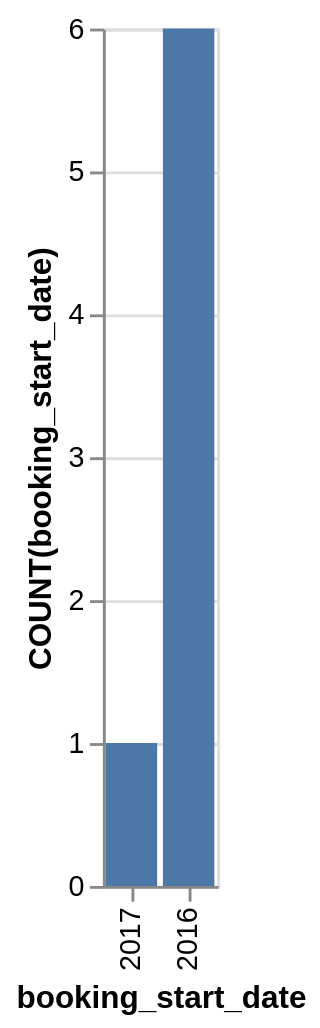

Describe this chart as a Vega-Lite specification.
### Vega-Lite specification from a JSON file in a GitHub repository (floating-point values rounded to 4 significant figures)
{"data": {"values": [{"x_data": "2017", "y_data": 1}, {"x_data": "2016", "y_data": 6}]}, "mark": "bar", "encoding": {"x": {"field": "x_data", "type": "nominal", "title": "booking_start_date", "sort": {"op": "sum", "field": "y_data", "order": "ascending"}}, "y": {"field": "y_data", "type": "quantitative", "title": "COUNT(booking_start_date)"}}}
